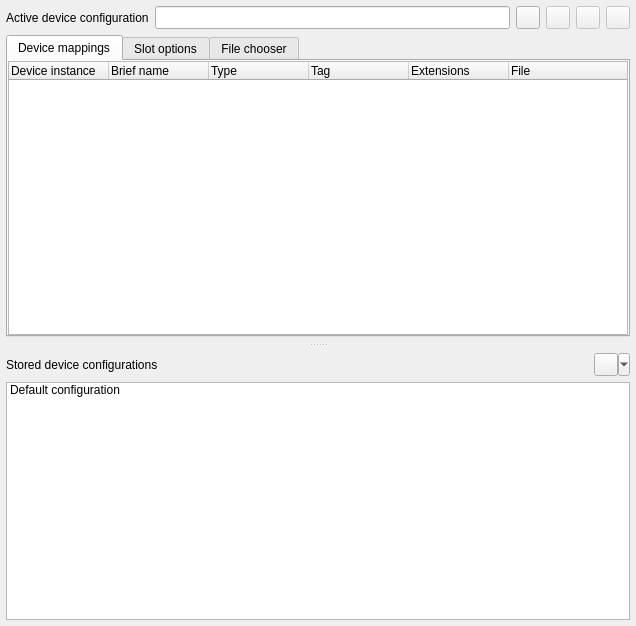
<?xml version="1.0" encoding="UTF-8"?>
<ui version="4.0">
 <author>R. Reucher</author>
 <class>DeviceConfigurator</class>
 <widget class="QWidget" name="DeviceConfigurator">
  <property name="geometry">
   <rect>
    <x>0</x>
    <y>0</y>
    <width>636</width>
    <height>626</height>
   </rect>
  </property>
  <property name="windowTitle">
   <string>MESS device configuration</string>
  </property>
  <layout class="QGridLayout" name="gridLayout">
   <property name="margin">
    <number>0</number>
   </property>
   <property name="spacing">
    <number>0</number>
   </property>
   <item row="0" column="0">
    <widget class="QSplitter" name="vSplitter">
     <property name="orientation">
      <enum>Qt::Vertical</enum>
     </property>
     <widget class="QWidget" name="layoutWidget1">
      <layout class="QGridLayout" name="gridLayoutActiveDeviceConfiguration">
       <item row="0" column="1">
        <widget class="QLineEdit" name="lineEditConfigurationName">
         <property name="sizePolicy">
          <sizepolicy hsizetype="Expanding" vsizetype="Minimum">
           <horstretch>0</horstretch>
           <verstretch>0</verstretch>
          </sizepolicy>
         </property>
         <property name="toolTip">
          <string>Name of device configuration</string>
         </property>
         <property name="statusTip">
          <string>Name of device configuration</string>
         </property>
        </widget>
       </item>
       <item row="0" column="0">
        <widget class="QLabel" name="labelActiveDeviceConfiguration">
         <property name="text">
          <string>Active device configuration</string>
         </property>
        </widget>
       </item>
       <item row="0" column="2">
        <widget class="QToolButton" name="toolButtonNewConfiguration">
         <property name="sizePolicy">
          <sizepolicy hsizetype="Fixed" vsizetype="Minimum">
           <horstretch>0</horstretch>
           <verstretch>0</verstretch>
          </sizepolicy>
         </property>
         <property name="toolTip">
          <string>Create a new device configuration</string>
         </property>
         <property name="statusTip">
          <string>Create a new device configuration</string>
         </property>
         <property name="text">
          <string/>
         </property>
         <property name="icon">
          <iconset resource="qmc2.qrc">
           <normaloff>:/data/img/filenew.png</normaloff>:/data/img/filenew.png</iconset>
         </property>
        </widget>
       </item>
       <item row="1" column="0" colspan="6">
        <widget class="QTabWidget" name="tabWidgetDeviceSetup">
         <property name="currentIndex">
          <number>0</number>
         </property>
         <widget class="QWidget" name="tabDeviceMap">
          <attribute name="title">
           <string>Device mappings</string>
          </attribute>
          <layout class="QGridLayout" name="gridLayoutDeviceMap">
           <property name="margin">
            <number>0</number>
           </property>
           <item row="0" column="0">
            <widget class="QTreeWidget" name="treeWidgetDeviceSetup">
             <property name="contextMenuPolicy">
              <enum>Qt::CustomContextMenu</enum>
             </property>
             <property name="toolTip">
              <string>Device setup of current configuration</string>
             </property>
             <property name="statusTip">
              <string>Device setup of current configuration</string>
             </property>
             <property name="alternatingRowColors">
              <bool>true</bool>
             </property>
             <property name="rootIsDecorated">
              <bool>false</bool>
             </property>
             <property name="uniformRowHeights">
              <bool>true</bool>
             </property>
             <column>
              <property name="text">
               <string>Device instance</string>
              </property>
             </column>
             <column>
              <property name="text">
               <string>Brief name</string>
              </property>
             </column>
             <column>
              <property name="text">
               <string>Type</string>
              </property>
             </column>
             <column>
              <property name="text">
               <string>Tag</string>
              </property>
             </column>
             <column>
              <property name="text">
               <string>Extensions</string>
              </property>
             </column>
             <column>
              <property name="text">
               <string>File</string>
              </property>
             </column>
            </widget>
           </item>
          </layout>
         </widget>
         <widget class="QWidget" name="tabSlotOptions">
          <attribute name="title">
           <string>Slot options</string>
          </attribute>
          <layout class="QGridLayout" name="gridLayoutSlotOptions">
           <property name="margin">
            <number>0</number>
           </property>
           <item row="0" column="0">
            <widget class="QTreeWidget" name="treeWidgetSlotOptions">
             <property name="contextMenuPolicy">
              <enum>Qt::CustomContextMenu</enum>
             </property>
             <property name="toolTip">
              <string>Available slot options</string>
             </property>
             <property name="statusTip">
              <string>Available slot options</string>
             </property>
             <property name="alternatingRowColors">
              <bool>true</bool>
             </property>
             <property name="uniformRowHeights">
              <bool>true</bool>
             </property>
             <column>
              <property name="text">
               <string>Slot</string>
              </property>
             </column>
             <column>
              <property name="text">
               <string>Option</string>
              </property>
             </column>
             <column>
              <property name="text">
               <string>BIOS</string>
              </property>
             </column>
            </widget>
           </item>
          </layout>
         </widget>
         <widget class="QWidget" name="tabFileChooser">
          <attribute name="title">
           <string>File chooser</string>
          </attribute>
          <layout class="QGridLayout" name="gridLayoutFileChooser">
           <property name="margin">
            <number>0</number>
           </property>
           <property name="spacing">
            <number>0</number>
           </property>
           <item row="0" column="0">
            <widget class="QFrame" name="frameFileChooser">
             <property name="sizePolicy">
              <sizepolicy hsizetype="Preferred" vsizetype="Maximum">
               <horstretch>0</horstretch>
               <verstretch>0</verstretch>
              </sizepolicy>
             </property>
             <property name="frameShape">
              <enum>QFrame::NoFrame</enum>
             </property>
             <layout class="QHBoxLayout" name="horizontalLayoutFrameFileChooser">
              <property name="spacing">
               <number>2</number>
              </property>
              <property name="margin">
               <number>0</number>
              </property>
              <item>
               <widget class="QToolButton" name="toolButtonChooserSaveConfiguration">
                <property name="sizePolicy">
                 <sizepolicy hsizetype="Fixed" vsizetype="Minimum">
                  <horstretch>0</horstretch>
                  <verstretch>0</verstretch>
                 </sizepolicy>
                </property>
                <property name="toolTip">
                 <string>Save selected instance / file as a new device configuration</string>
                </property>
                <property name="statusTip">
                 <string>Save selected instance / file as a new device configuration</string>
                </property>
                <property name="text">
                 <string/>
                </property>
                <property name="icon">
                 <iconset resource="qmc2.qrc">
                  <normaloff>:/data/img/filesaveas.png</normaloff>:/data/img/filesaveas.png</iconset>
                </property>
               </widget>
              </item>
              <item>
               <widget class="QComboBox" name="comboBoxDeviceInstanceChooser">
                <property name="sizePolicy">
                 <sizepolicy hsizetype="Preferred" vsizetype="Minimum">
                  <horstretch>0</horstretch>
                  <verstretch>0</verstretch>
                 </sizepolicy>
                </property>
                <property name="toolTip">
                 <string>Select the device instance the file is mapped to</string>
                </property>
                <property name="statusTip">
                 <string>Select the device instance the file is mapped to</string>
                </property>
                <property name="sizeAdjustPolicy">
                 <enum>QComboBox::AdjustToContents</enum>
                </property>
               </widget>
              </item>
              <item>
               <widget class="QToolButton" name="toolButtonChooserAutoSelect">
                <property name="sizePolicy">
                 <sizepolicy hsizetype="Fixed" vsizetype="Minimum">
                  <horstretch>0</horstretch>
                  <verstretch>0</verstretch>
                 </sizepolicy>
                </property>
                <property name="toolTip">
                 <string>Automatically select the first matching device instance when selecting a file with a valid extension</string>
                </property>
                <property name="statusTip">
                 <string>Automatically select the first matching device instance when selecting a file with a valid extension</string>
                </property>
                <property name="icon">
                 <iconset resource="qmc2.qrc">
                  <normaloff>:/data/img/ok.png</normaloff>:/data/img/ok.png</iconset>
                </property>
                <property name="checkable">
                 <bool>true</bool>
                </property>
               </widget>
              </item>
              <item>
               <widget class="QToolButton" name="toolButtonChooserMergeMaps">
                <property name="sizePolicy">
                 <sizepolicy hsizetype="Fixed" vsizetype="Minimum">
                  <horstretch>0</horstretch>
                  <verstretch>0</verstretch>
                 </sizepolicy>
                </property>
                <property name="toolTip">
                 <string>Merge file-chooser mapping with current device-mappings</string>
                </property>
                <property name="statusTip">
                 <string>Merge file-chooser mapping with current device-mappings</string>
                </property>
                <property name="icon">
                 <iconset resource="qmc2.qrc">
                  <normaloff>:/data/img/merge_unknown.png</normaloff>:/data/img/merge_unknown.png</iconset>
                </property>
                <property name="checkable">
                 <bool>true</bool>
                </property>
               </widget>
              </item>
              <item>
               <widget class="QToolButton" name="toolButtonChooserFilter">
                <property name="sizePolicy">
                 <sizepolicy hsizetype="Fixed" vsizetype="Minimum">
                  <horstretch>0</horstretch>
                  <verstretch>0</verstretch>
                 </sizepolicy>
                </property>
                <property name="toolTip">
                 <string>Filter files by allowed extensions for the current device instance</string>
                </property>
                <property name="statusTip">
                 <string>Filter files by allowed extensions for the current device instance</string>
                </property>
                <property name="icon">
                 <iconset resource="qmc2.qrc">
                  <normaloff>:/data/img/filter.png</normaloff>:/data/img/filter.png</iconset>
                </property>
                <property name="checkable">
                 <bool>true</bool>
                </property>
               </widget>
              </item>
              <item>
               <widget class="QToolButton" name="toolButtonChooserProcessZIPs">
                <property name="sizePolicy">
                 <sizepolicy hsizetype="Fixed" vsizetype="Minimum">
                  <horstretch>0</horstretch>
                  <verstretch>0</verstretch>
                 </sizepolicy>
                </property>
                <property name="toolTip">
                 <string>Process ZIP and 7z contents on item activation</string>
                </property>
                <property name="statusTip">
                 <string>Process ZIP and 7z contents on item activation</string>
                </property>
                <property name="icon">
                 <iconset resource="qmc2.qrc">
                  <normaloff>:/data/img/compressed.png</normaloff>:/data/img/compressed.png</iconset>
                </property>
                <property name="checkable">
                 <bool>true</bool>
                </property>
               </widget>
              </item>
              <item>
               <widget class="QToolButton" name="toolButtonFolderMode">
                <property name="sizePolicy">
                 <sizepolicy hsizetype="Fixed" vsizetype="Minimum">
                  <horstretch>0</horstretch>
                  <verstretch>0</verstretch>
                 </sizepolicy>
                </property>
                <property name="toolTip">
                 <string>Folder mode selection</string>
                </property>
                <property name="icon">
                 <iconset resource="qmc2.qrc">
                  <normaloff>:/data/img/folders-off.png</normaloff>:/data/img/folders-off.png</iconset>
                </property>
                <property name="popupMode">
                 <enum>QToolButton::InstantPopup</enum>
                </property>
               </widget>
              </item>
              <item>
               <widget class="QComboBox" name="comboBoxChooserFilterPattern">
                <property name="sizePolicy">
                 <sizepolicy hsizetype="Expanding" vsizetype="Minimum">
                  <horstretch>0</horstretch>
                  <verstretch>0</verstretch>
                 </sizepolicy>
                </property>
                <property name="toolTip">
                 <string>Enter search string (case-insensitive)</string>
                </property>
                <property name="statusTip">
                 <string>Enter search string (case-insensitive)</string>
                </property>
                <property name="editable">
                 <bool>true</bool>
                </property>
               </widget>
              </item>
              <item>
               <widget class="QToolButton" name="toolButtonChooserClearFilterPattern">
                <property name="sizePolicy">
                 <sizepolicy hsizetype="Fixed" vsizetype="Minimum">
                  <horstretch>0</horstretch>
                  <verstretch>0</verstretch>
                 </sizepolicy>
                </property>
                <property name="toolTip">
                 <string>Clear search string</string>
                </property>
                <property name="statusTip">
                 <string>Clear search string</string>
                </property>
                <property name="icon">
                 <iconset resource="qmc2.qrc">
                  <normaloff>:/data/img/broom.png</normaloff>:/data/img/broom.png</iconset>
                </property>
               </widget>
              </item>
              <item>
               <widget class="QLCDNumber" name="lcdNumberFileCounter">
                <property name="sizePolicy">
                 <sizepolicy hsizetype="Maximum" vsizetype="Minimum">
                  <horstretch>0</horstretch>
                  <verstretch>0</verstretch>
                 </sizepolicy>
                </property>
                <property name="toolTip">
                 <string>Number of files scanned</string>
                </property>
                <property name="statusTip">
                 <string>Number of files scanned</string>
                </property>
                <property name="digitCount">
                 <number>6</number>
                </property>
                <property name="segmentStyle">
                 <enum>QLCDNumber::Flat</enum>
                </property>
               </widget>
              </item>
              <item>
               <widget class="QToolButton" name="toolButtonChooserReload">
                <property name="sizePolicy">
                 <sizepolicy hsizetype="Fixed" vsizetype="Minimum">
                  <horstretch>0</horstretch>
                  <verstretch>0</verstretch>
                 </sizepolicy>
                </property>
                <property name="toolTip">
                 <string>Reload directory contents</string>
                </property>
                <property name="statusTip">
                 <string>Reload directory contents</string>
                </property>
                <property name="icon">
                 <iconset resource="qmc2.qrc">
                  <normaloff>:/data/img/reload.png</normaloff>:/data/img/reload.png</iconset>
                </property>
               </widget>
              </item>
              <item>
               <widget class="QToolButton" name="toolButtonChooserPlay">
                <property name="sizePolicy">
                 <sizepolicy hsizetype="Fixed" vsizetype="Minimum">
                  <horstretch>0</horstretch>
                  <verstretch>0</verstretch>
                 </sizepolicy>
                </property>
                <property name="toolTip">
                 <string>Play the selected configuration</string>
                </property>
                <property name="statusTip">
                 <string>Play the selected configuration</string>
                </property>
                <property name="icon">
                 <iconset resource="qmc2.qrc">
                  <normaloff>:/data/img/launch.png</normaloff>:/data/img/launch.png</iconset>
                </property>
               </widget>
              </item>
              <item>
               <widget class="QToolButton" name="toolButtonChooserPlayEmbedded">
                <property name="sizePolicy">
                 <sizepolicy hsizetype="Fixed" vsizetype="Minimum">
                  <horstretch>0</horstretch>
                  <verstretch>0</verstretch>
                 </sizepolicy>
                </property>
                <property name="toolTip">
                 <string>Play the selected configuration (embedded)</string>
                </property>
                <property name="statusTip">
                 <string>Play the selected configuration (embedded)</string>
                </property>
                <property name="icon">
                 <iconset resource="qmc2.qrc">
                  <normaloff>:/data/img/embed.png</normaloff>:/data/img/embed.png</iconset>
                </property>
               </widget>
              </item>
             </layout>
            </widget>
           </item>
           <item row="1" column="0">
            <widget class="QSplitter" name="splitterFileChooser">
             <property name="orientation">
              <enum>Qt::Horizontal</enum>
             </property>
             <widget class="QTreeView" name="treeViewDirChooser">
              <property name="contextMenuPolicy">
               <enum>Qt::CustomContextMenu</enum>
              </property>
              <property name="rootIsDecorated">
               <bool>false</bool>
              </property>
              <property name="uniformRowHeights">
               <bool>true</bool>
              </property>
             </widget>
             <widget class="QTreeView" name="treeViewFileChooser">
              <property name="contextMenuPolicy">
               <enum>Qt::CustomContextMenu</enum>
              </property>
              <property name="textElideMode">
               <enum>Qt::ElideMiddle</enum>
              </property>
              <property name="rootIsDecorated">
               <bool>false</bool>
              </property>
              <property name="sortingEnabled">
               <bool>true</bool>
              </property>
              <property name="allColumnsShowFocus">
               <bool>true</bool>
              </property>
              <property name="expandsOnDoubleClick">
               <bool>false</bool>
              </property>
              <attribute name="headerShowSortIndicator" stdset="0">
               <bool>true</bool>
              </attribute>
             </widget>
            </widget>
           </item>
          </layout>
         </widget>
        </widget>
       </item>
       <item row="0" column="3">
        <widget class="QToolButton" name="toolButtonCloneConfiguration">
         <property name="enabled">
          <bool>false</bool>
         </property>
         <property name="sizePolicy">
          <sizepolicy hsizetype="Fixed" vsizetype="Minimum">
           <horstretch>0</horstretch>
           <verstretch>0</verstretch>
          </sizepolicy>
         </property>
         <property name="toolTip">
          <string>Clone current device configuration</string>
         </property>
         <property name="statusTip">
          <string>Clone current device configuration</string>
         </property>
         <property name="text">
          <string/>
         </property>
         <property name="icon">
          <iconset resource="qmc2.qrc">
           <normaloff>:/data/img/editcopy.png</normaloff>:/data/img/editcopy.png</iconset>
         </property>
        </widget>
       </item>
       <item row="0" column="4">
        <widget class="QToolButton" name="toolButtonRemoveConfiguration">
         <property name="enabled">
          <bool>false</bool>
         </property>
         <property name="sizePolicy">
          <sizepolicy hsizetype="Fixed" vsizetype="Minimum">
           <horstretch>0</horstretch>
           <verstretch>0</verstretch>
          </sizepolicy>
         </property>
         <property name="toolTip">
          <string>Remove current device configuration</string>
         </property>
         <property name="statusTip">
          <string>Remove current device configuration</string>
         </property>
         <property name="text">
          <string/>
         </property>
         <property name="icon">
          <iconset resource="qmc2.qrc">
           <normaloff>:/data/img/editdelete.png</normaloff>:/data/img/editdelete.png</iconset>
         </property>
        </widget>
       </item>
       <item row="0" column="5">
        <widget class="QToolButton" name="toolButtonSaveConfiguration">
         <property name="enabled">
          <bool>false</bool>
         </property>
         <property name="sizePolicy">
          <sizepolicy hsizetype="Fixed" vsizetype="Minimum">
           <horstretch>0</horstretch>
           <verstretch>0</verstretch>
          </sizepolicy>
         </property>
         <property name="toolTip">
          <string>Save current device configuration</string>
         </property>
         <property name="statusTip">
          <string>Save current device configuration</string>
         </property>
         <property name="text">
          <string/>
         </property>
         <property name="icon">
          <iconset resource="qmc2.qrc">
           <normaloff>:/data/img/filesaveas.png</normaloff>:/data/img/filesaveas.png</iconset>
         </property>
        </widget>
       </item>
      </layout>
     </widget>
     <widget class="QWidget" name="layoutWidget2">
      <layout class="QGridLayout" name="gridLayoutAvailableDeviceConfiguration">
       <item row="0" column="0">
        <widget class="QLabel" name="labelAvailableDeviceConfigurations">
         <property name="text">
          <string>Stored device configurations</string>
         </property>
        </widget>
       </item>
       <item row="0" column="1">
        <widget class="QToolButton" name="toolButtonConfiguration">
         <property name="sizePolicy">
          <sizepolicy hsizetype="Fixed" vsizetype="Minimum">
           <horstretch>0</horstretch>
           <verstretch>0</verstretch>
          </sizepolicy>
         </property>
         <property name="toolTip">
          <string>Device configuration menu</string>
         </property>
         <property name="statusTip">
          <string>Device configuration menu</string>
         </property>
         <property name="icon">
          <iconset resource="qmc2.qrc">
           <normaloff>:/data/img/work.png</normaloff>:/data/img/work.png</iconset>
         </property>
         <property name="popupMode">
          <enum>QToolButton::MenuButtonPopup</enum>
         </property>
         <property name="toolButtonStyle">
          <enum>Qt::ToolButtonIconOnly</enum>
         </property>
        </widget>
       </item>
       <item row="1" column="0" colspan="2">
        <widget class="QListWidget" name="listWidgetDeviceConfigurations">
         <property name="contextMenuPolicy">
          <enum>Qt::CustomContextMenu</enum>
         </property>
         <property name="toolTip">
          <string>List of stored device configurations</string>
         </property>
         <property name="statusTip">
          <string>List of stored device configurations</string>
         </property>
         <property name="editTriggers">
          <set>QAbstractItemView::NoEditTriggers</set>
         </property>
         <property name="sortingEnabled">
          <bool>true</bool>
         </property>
         <item>
          <property name="text">
           <string>Default configuration</string>
          </property>
         </item>
        </widget>
       </item>
      </layout>
     </widget>
    </widget>
   </item>
  </layout>
 </widget>
 <layoutdefault spacing="6" margin="6"/>
 <tabstops>
  <tabstop>lineEditConfigurationName</tabstop>
  <tabstop>toolButtonNewConfiguration</tabstop>
  <tabstop>toolButtonCloneConfiguration</tabstop>
  <tabstop>toolButtonRemoveConfiguration</tabstop>
  <tabstop>toolButtonSaveConfiguration</tabstop>
  <tabstop>tabWidgetDeviceSetup</tabstop>
  <tabstop>toolButtonConfiguration</tabstop>
  <tabstop>treeWidgetDeviceSetup</tabstop>
  <tabstop>treeWidgetSlotOptions</tabstop>
  <tabstop>toolButtonChooserSaveConfiguration</tabstop>
  <tabstop>comboBoxDeviceInstanceChooser</tabstop>
  <tabstop>toolButtonChooserAutoSelect</tabstop>
  <tabstop>toolButtonChooserMergeMaps</tabstop>
  <tabstop>toolButtonChooserFilter</tabstop>
  <tabstop>toolButtonChooserProcessZIPs</tabstop>
  <tabstop>toolButtonFolderMode</tabstop>
  <tabstop>comboBoxChooserFilterPattern</tabstop>
  <tabstop>toolButtonChooserClearFilterPattern</tabstop>
  <tabstop>toolButtonChooserReload</tabstop>
  <tabstop>toolButtonChooserPlay</tabstop>
  <tabstop>toolButtonChooserPlayEmbedded</tabstop>
  <tabstop>treeViewDirChooser</tabstop>
  <tabstop>treeViewFileChooser</tabstop>
  <tabstop>listWidgetDeviceConfigurations</tabstop>
 </tabstops>
 <resources>
  <include location="qmc2.qrc"/>
 </resources>
 <connections>
  <connection>
   <sender>toolButtonConfiguration</sender>
   <signal>clicked()</signal>
   <receiver>toolButtonConfiguration</receiver>
   <slot>showMenu()</slot>
   <hints>
    <hint type="sourcelabel">
     <x>21</x>
     <y>44</y>
    </hint>
    <hint type="destinationlabel">
     <x>28</x>
     <y>38</y>
    </hint>
   </hints>
  </connection>
  <connection>
   <sender>toolButtonChooserClearFilterPattern</sender>
   <signal>clicked()</signal>
   <receiver>comboBoxChooserFilterPattern</receiver>
   <slot>clearEditText()</slot>
   <hints>
    <hint type="sourcelabel">
     <x>452</x>
     <y>101</y>
    </hint>
    <hint type="destinationlabel">
     <x>300</x>
     <y>92</y>
    </hint>
   </hints>
  </connection>
 </connections>
</ui>
